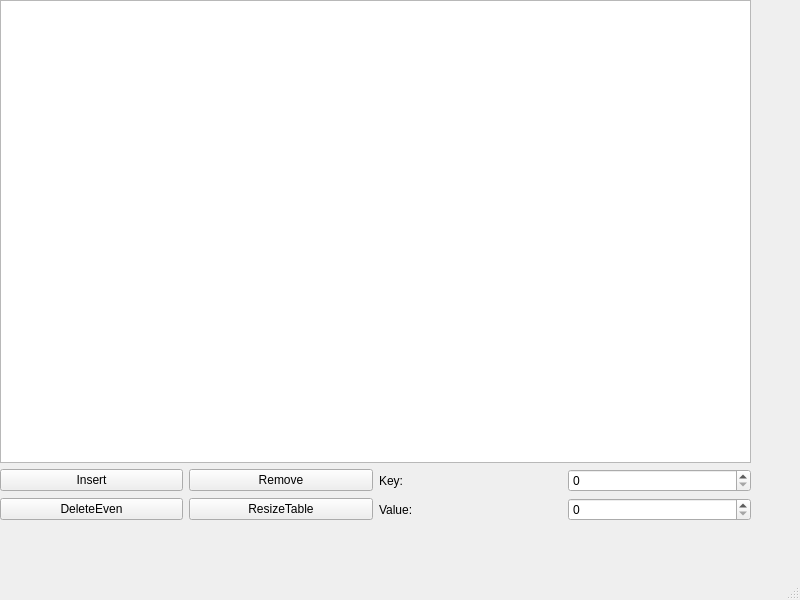
<?xml version="1.0" encoding="UTF-8"?>
<ui version="4.0">
 <class>MainWindow</class>
 <widget class="QMainWindow" name="MainWindow">
  <property name="geometry">
   <rect>
    <x>0</x>
    <y>0</y>
    <width>800</width>
    <height>600</height>
   </rect>
  </property>
  <property name="windowTitle">
   <string>MainWindow</string>
  </property>
  <widget class="QWidget" name="centralwidget">
   <widget class="QWidget" name="gridLayoutWidget">
    <property name="geometry">
     <rect>
      <x>0</x>
      <y>0</y>
      <width>751</width>
      <height>521</height>
     </rect>
    </property>
    <layout class="QGridLayout" name="gridLayout">
     <item row="1" column="0">
      <widget class="QPushButton" name="pushButton">
       <property name="text">
        <string>Insert</string>
       </property>
      </widget>
     </item>
     <item row="1" column="2">
      <widget class="QLabel" name="label">
       <property name="text">
        <string>Key:</string>
       </property>
      </widget>
     </item>
     <item row="1" column="3">
      <widget class="QSpinBox" name="spinBox">
       <property name="maximum">
        <number>5000</number>
       </property>
      </widget>
     </item>
     <item row="2" column="2">
      <widget class="QLabel" name="label_2">
       <property name="text">
        <string>Value:</string>
       </property>
      </widget>
     </item>
     <item row="1" column="1">
      <widget class="QPushButton" name="pushButton_2">
       <property name="text">
        <string>Remove</string>
       </property>
      </widget>
     </item>
     <item row="0" column="0" colspan="4">
      <widget class="QTableWidget" name="tableWidget"/>
     </item>
     <item row="2" column="0">
      <widget class="QPushButton" name="pushButton_3">
       <property name="text">
        <string>DeleteEven</string>
       </property>
      </widget>
     </item>
     <item row="2" column="3">
      <widget class="QSpinBox" name="spinBox_2">
       <property name="maximum">
        <number>10000</number>
       </property>
      </widget>
     </item>
     <item row="2" column="1">
      <widget class="QPushButton" name="pushButton_4">
       <property name="text">
        <string>ResizeTable</string>
       </property>
      </widget>
     </item>
    </layout>
   </widget>
  </widget>
  <widget class="QMenuBar" name="menubar">
   <property name="geometry">
    <rect>
     <x>0</x>
     <y>0</y>
     <width>800</width>
     <height>23</height>
    </rect>
   </property>
  </widget>
  <widget class="QStatusBar" name="statusbar"/>
 </widget>
 <resources/>
 <connections/>
</ui>
